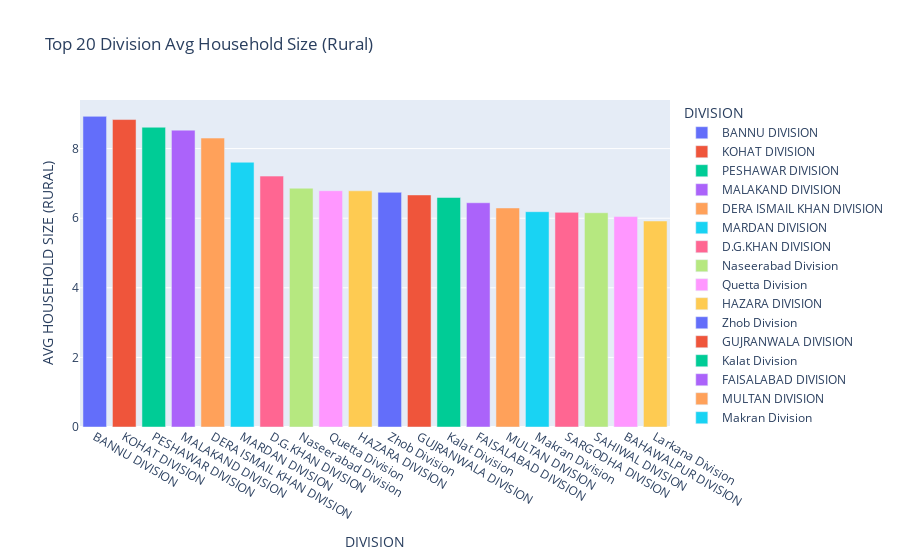

Notebook code for this chart:
### Markdown cell above
Show top 20 DIVISION AVG HOUSEHOLD SIZE (RURAL) in provinces of Pakistan

### Code cell
# Calculate the Avg household size of each division and select the top 20
top_20_household = df.groupby('DIVISION')['AVG HOUSEHOLD SIZE (RURAL)'].mean().sort_values(ascending=False).head(20)

top_20_household

fig = px.bar(top_20_household, x=top_20_household.index, y='AVG HOUSEHOLD SIZE (RURAL)', title="Top 20 Division Avg Household Size (Rural)", color=top_20_household.index)
fig.show()

### Figure 1 — Plotly figure (JSON) as saved in the notebook; plotly's stock layout.template omitted (floating-point values rounded to 4 significant figures)
{"data": [{"alignmentgroup": "True", "hovertemplate": "DIVISION=%{x}<br>AVG HOUSEHOLD SIZE (RURAL)=%{y}<extra></extra>", "legendgroup": "BANNU DIVISION", "marker": {"color": "#636efa", "pattern": {"shape": ""}}, "name": "BANNU DIVISION", "offsetgroup": "BANNU DIVISION", "orientation": "v", "showlegend": true, "textposition": "auto", "type": "bar", "x": ["BANNU DIVISION"], "xaxis": "x", "y": [8.927], "yaxis": "y"}, {"alignmentgroup": "True", "hovertemplate": "DIVISION=%{x}<br>AVG HOUSEHOLD SIZE (RURAL)=%{y}<extra></extra>", "legendgroup": "KOHAT DIVISION", "marker": {"color": "#EF553B", "pattern": {"shape": ""}}, "name": "KOHAT DIVISION", "offsetgroup": "KOHAT DIVISION", "orientation": "v", "showlegend": true, "textposition": "auto", "type": "bar", "x": ["KOHAT DIVISION"], "xaxis": "x", "y": [8.835], "yaxis": "y"}, {"alignmentgroup": "True", "hovertemplate": "DIVISION=%{x}<br>AVG HOUSEHOLD SIZE (RURAL)=%{y}<extra></extra>", "legendgroup": "PESHAWAR DIVISION", "marker": {"color": "#00cc96", "pattern": {"shape": ""}}, "name": "PESHAWAR DIVISION", "offsetgroup": "PESHAWAR DIVISION", "orientation": "v", "showlegend": true, "textposition": "auto", "type": "bar", "x": ["PESHAWAR DIVISION"], "xaxis": "x", "y": [8.614], "yaxis": "y"}, {"alignmentgroup": "True", "hovertemplate": "DIVISION=%{x}<br>AVG HOUSEHOLD SIZE (RURAL)=%{y}<extra></extra>", "legendgroup": "MALAKAND DIVISION", "marker": {"color": "#ab63fa", "pattern": {"shape": ""}}, "name": "MALAKAND DIVISION", "offsetgroup": "MALAKAND DIVISION", "orientation": "v", "showlegend": true, "textposition": "auto", "type": "bar", "x": ["MALAKAND DIVISION"], "xaxis": "x", "y": [8.531], "yaxis": "y"}, {"alignmentgroup": "True", "hovertemplate": "DIVISION=%{x}<br>AVG HOUSEHOLD SIZE (RURAL)=%{y}<extra></extra>", "legendgroup": "DERA ISMAIL KHAN DIVISION", "marker": {"color": "#FFA15A", "pattern": {"shape": ""}}, "name": "DERA ISMAIL KHAN DIVISION", "offsetgroup": "DERA ISMAIL KHAN DIVISION", "orientation": "v", "showlegend": true, "textposition": "auto", "type": "bar", "x": ["DERA ISMAIL KHAN DIVISION"], "xaxis": "x", "y": [8.303], "yaxis": "y"}, {"alignmentgroup": "True", "hovertemplate": "DIVISION=%{x}<br>AVG HOUSEHOLD SIZE (RURAL)=%{y}<extra></extra>", "legendgroup": "MARDAN DIVISION", "marker": {"color": "#19d3f3", "pattern": {"shape": ""}}, "name": "MARDAN DIVISION", "offsetgroup": "MARDAN DIVISION", "orientation": "v", "showlegend": true, "textposition": "auto", "type": "bar", "x": ["MARDAN DIVISION"], "xaxis": "x", "y": [7.609], "yaxis": "y"}, {"alignmentgroup": "True", "hovertemplate": "DIVISION=%{x}<br>AVG HOUSEHOLD SIZE (RURAL)=%{y}<extra></extra>", "legendgroup": "D.G.KHAN DIVISION", "marker": {"color": "#FF6692", "pattern": {"shape": ""}}, "name": "D.G.KHAN DIVISION", "offsetgroup": "D.G.KHAN DIVISION", "orientation": "v", "showlegend": true, "textposition": "auto", "type": "bar", "x": ["D.G.KHAN DIVISION"], "xaxis": "x", "y": [7.21], "yaxis": "y"}, {"alignmentgroup": "True", "hovertemplate": "DIVISION=%{x}<br>AVG HOUSEHOLD SIZE (RURAL)=%{y}<extra></extra>", "legendgroup": "Naseerabad Division", "marker": {"color": "#B6E880", "pattern": {"shape": ""}}, "name": "Naseerabad Division", "offsetgroup": "Naseerabad Division", "orientation": "v", "showlegend": true, "textposition": "auto", "type": "bar", "x": ["Naseerabad Division"], "xaxis": "x", "y": [6.862], "yaxis": "y"}, {"alignmentgroup": "True", "hovertemplate": "DIVISION=%{x}<br>AVG HOUSEHOLD SIZE (RURAL)=%{y}<extra></extra>", "legendgroup": "Quetta Division", "marker": {"color": "#FF97FF", "pattern": {"shape": ""}}, "name": "Quetta Division", "offsetgroup": "Quetta Division", "orientation": "v", "showlegend": true, "textposition": "auto", "type": "bar", "x": ["Quetta Division"], "xaxis": "x", "y": [6.791], "yaxis": "y"}, {"alignmentgroup": "True", "hovertemplate": "DIVISION=%{x}<br>AVG HOUSEHOLD SIZE (RURAL)=%{y}<extra></extra>", "legendgroup": "HAZARA DIVISION", "marker": {"color": "#FECB52", "pattern": {"shape": ""}}, "name": "HAZARA DIVISION", "offsetgroup": "HAZARA DIVISION", "orientation": "v", "showlegend": true, "textposition": "auto", "type": "bar", "x": ["HAZARA DIVISION"], "xaxis": "x", "y": [6.787], "yaxis": "y"}, {"alignmentgroup": "True", "hovertemplate": "DIVISION=%{x}<br>AVG HOUSEHOLD SIZE (RURAL)=%{y}<extra></extra>", "legendgroup": "Zhob Division", "marker": {"color": "#636efa", "pattern": {"shape": ""}}, "name": "Zhob Division", "offsetgroup": "Zhob Division", "orientation": "v", "showlegend": true, "textposition": "auto", "type": "bar", "x": ["Zhob Division"], "xaxis": "x", "y": [6.744], "yaxis": "y"}, {"alignmentgroup": "True", "hovertemplate": "DIVISION=%{x}<br>AVG HOUSEHOLD SIZE (RURAL)=%{y}<extra></extra>", "legendgroup": "GUJRANWALA DIVISION", "marker": {"color": "#EF553B", "pattern": {"shape": ""}}, "name": "GUJRANWALA DIVISION", "offsetgroup": "GUJRANWALA DIVISION", "orientation": "v", "showlegend": true, "textposition": "auto", "type": "bar", "x": ["GUJRANWALA DIVISION"], "xaxis": "x", "y": [6.668], "yaxis": "y"}, {"alignmentgroup": "True", "hovertemplate": "DIVISION=%{x}<br>AVG HOUSEHOLD SIZE (RURAL)=%{y}<extra></extra>", "legendgroup": "Kalat Division", "marker": {"color": "#00cc96", "pattern": {"shape": ""}}, "name": "Kalat Division", "offsetgroup": "Kalat Division", "orientation": "v", "showlegend": true, "textposition": "auto", "type": "bar", "x": ["Kalat Division"], "xaxis": "x", "y": [6.596], "yaxis": "y"}, {"alignmentgroup": "True", "hovertemplate": "DIVISION=%{x}<br>AVG HOUSEHOLD SIZE (RURAL)=%{y}<extra></extra>", "legendgroup": "FAISALABAD DIVISION", "marker": {"color": "#ab63fa", "pattern": {"shape": ""}}, "name": "FAISALABAD DIVISION", "offsetgroup": "FAISALABAD DIVISION", "orientation": "v", "showlegend": true, "textposition": "auto", "type": "bar", "x": ["FAISALABAD DIVISION"], "xaxis": "x", "y": [6.444], "yaxis": "y"}, {"alignmentgroup": "True", "hovertemplate": "DIVISION=%{x}<br>AVG HOUSEHOLD SIZE (RURAL)=%{y}<extra></extra>", "legendgroup": "MULTAN DIVISION", "marker": {"color": "#FFA15A", "pattern": {"shape": ""}}, "name": "MULTAN DIVISION", "offsetgroup": "MULTAN DIVISION", "orientation": "v", "showlegend": true, "textposition": "auto", "type": "bar", "x": ["MULTAN DIVISION"], "xaxis": "x", "y": [6.294], "yaxis": "y"}, {"alignmentgroup": "True", "hovertemplate": "DIVISION=%{x}<br>AVG HOUSEHOLD SIZE (RURAL)=%{y}<extra></extra>", "legendgroup": "Makran Division", "marker": {"color": "#19d3f3", "pattern": {"shape": ""}}, "name": "Makran Division", "offsetgroup": "Makran Division", "orientation": "v", "showlegend": true, "textposition": "auto", "type": "bar", "x": ["Makran Division"], "xaxis": "x", "y": [6.187], "yaxis": "y"}, {"alignmentgroup": "True", "hovertemplate": "DIVISION=%{x}<br>AVG HOUSEHOLD SIZE (RURAL)=%{y}<extra></extra>", "legendgroup": "SARGODHA DIVISION", "marker": {"color": "#FF6692", "pattern": {"shape": ""}}, "name": "SARGODHA DIVISION", "offsetgroup": "SARGODHA DIVISION", "orientation": "v", "showlegend": true, "textposition": "auto", "type": "bar", "x": ["SARGODHA DIVISION"], "xaxis": "x", "y": [6.168], "yaxis": "y"}, {"alignmentgroup": "True", "hovertemplate": "DIVISION=%{x}<br>AVG HOUSEHOLD SIZE (RURAL)=%{y}<extra></extra>", "legendgroup": "SAHIWAL DIVISION", "marker": {"color": "#B6E880", "pattern": {"shape": ""}}, "name": "SAHIWAL DIVISION", "offsetgroup": "SAHIWAL DIVISION", "orientation": "v", "showlegend": true, "textposition": "auto", "type": "bar", "x": ["SAHIWAL DIVISION"], "xaxis": "x", "y": [6.157], "yaxis": "y"}, {"alignmentgroup": "True", "hovertemplate": "DIVISION=%{x}<br>AVG HOUSEHOLD SIZE (RURAL)=%{y}<extra></extra>", "legendgroup": "BAHAWALPUR DIVISION", "marker": {"color": "#FF97FF", "pattern": {"shape": ""}}, "name": "BAHAWALPUR DIVISION", "offsetgroup": "BAHAWALPUR DIVISION", "orientation": "v", "showlegend": true, "textposition": "auto", "type": "bar", "x": ["BAHAWALPUR DIVISION"], "xaxis": "x", "y": [6.047], "yaxis": "y"}, {"alignmentgroup": "True", "hovertemplate": "DIVISION=%{x}<br>AVG HOUSEHOLD SIZE (RURAL)=%{y}<extra></extra>", "legendgroup": "Larkana Division", "marker": {"color": "#FECB52", "pattern": {"shape": ""}}, "name": "Larkana Division", "offsetgroup": "Larkana Division", "orientation": "v", "showlegend": true, "textposition": "auto", "type": "bar", "x": ["Larkana Division"], "xaxis": "x", "y": [5.92], "yaxis": "y"}], "layout": {"barmode": "relative", "legend": {"title": {"text": "DIVISION"}, "tracegroupgap": 0}, "title": {"text": "Top 20 Division Avg Household Size (Rural)"}, "xaxis": {"anchor": "y", "categoryarray": ["BANNU DIVISION", "KOHAT DIVISION", "PESHAWAR DIVISION", "MALAKAND DIVISION", "DERA ISMAIL KHAN DIVISION", "MARDAN DIVISION", "D.G.KHAN DIVISION", "Naseerabad Division", "Quetta Division", "HAZARA DIVISION", "Zhob Division", "GUJRANWALA DIVISION", "Kalat Division", "FAISALABAD DIVISION", "MULTAN DIVISION", "Makran Division", "SARGODHA DIVISION", "SAHIWAL DIVISION", "BAHAWALPUR DIVISION", "Larkana Division"], "categoryorder": "array", "domain": [0, 1], "title": {"text": "DIVISION"}}, "yaxis": {"anchor": "x", "domain": [0, 1], "title": {"text": "AVG HOUSEHOLD SIZE (RURAL)"}}}}
